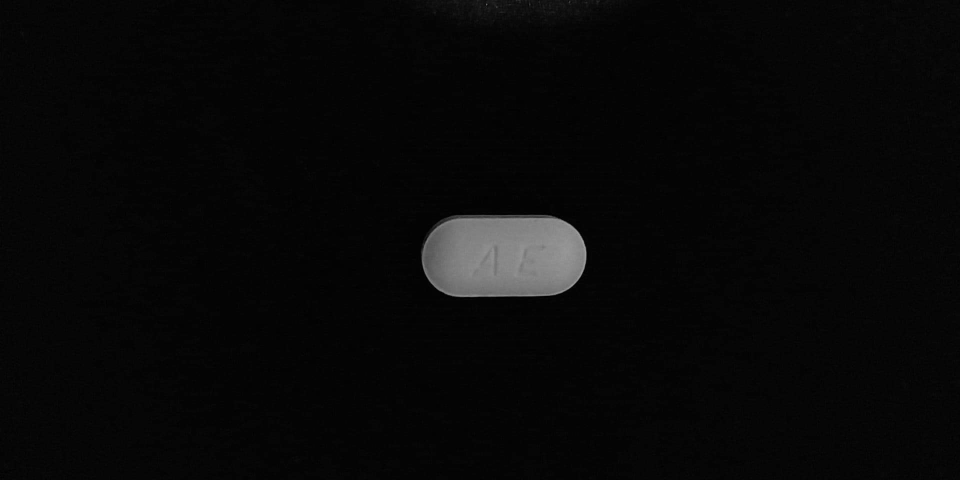
#> input picture PanAE.jpeg, 1920 x 960 px, found by its file name (shown at 1/2 size)
$ python filemaloshlazma.py   (older library calls are emulated)
#> lines starting #> are read from the running program, lines starting #| are printed output that depends on the picture; after the words box and inside, x2 and y2 are one past the last pixel; in counts of white or black regions, pixels touching at a corner belong together
import cv2
import numpy as np
im = cv2.imread('/media/yomna/New Volume/2nd term/Project/PanAE.jpeg')
#> im is the input picture: shape (960, 1920, 3); min 0, max 172, mean 8.1

im = cv2.resize(im, (0, 0), None, .5, .5)
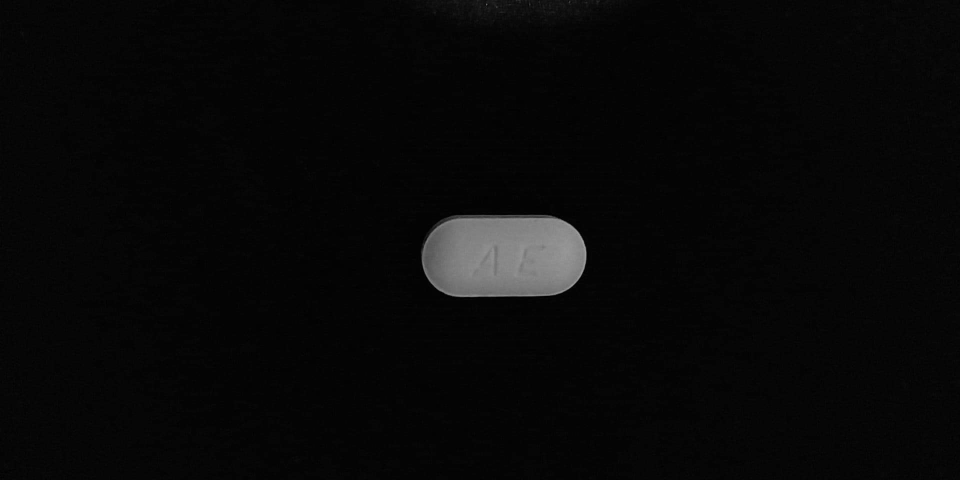
#> im: shape (480, 960, 3); min 0, max 161, mean 8.2

gray = cv2.cvtColor(im,cv2.COLOR_BGR2GRAY)
im2,contours,h = cv2.findContours(gray,cv2.RETR_TREE,cv2.CHAIN_APPROX_SIMPLE)
#> contours = 21 contours, 20 with area under 20; largest, box (x1, y1, x2, y2) and area: (0, 0, 960, 480) 459361; h = 21 rows, first 6: [-1, -1, 1, -1], [2, -1, -1, 0], [3, 1, -1, 0], [4, 2, -1, 0], [5, 3, -1, 0], [6, 4, -1, 0]


mask = np.zeros(im.shape, np.uint8)
#for cnt in contours:

	#cv2.drawContours(mask, cnt, -1, 255, -1)

edges = cv2.Canny(im,100,200)
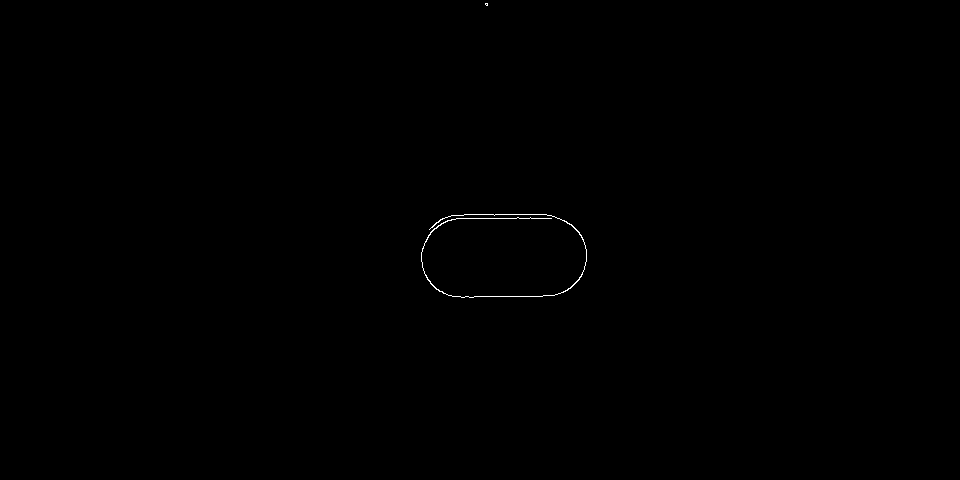
#> edges: shape (480, 960); 0.13% white in thin lines or dots, all inside (x1, y1, x2, y2) = (421, 3, 587, 298)

im2, contours, hierarchy = cv2.findContours(edges,cv2.RETR_TREE,cv2.CHAIN_APPROX_SIMPLE)
#> contours = 3 contours, 2 with area under 20; largest, box (x1, y1, x2, y2) and area: (421, 214, 587, 298) 77
x,y,w,h = cv2.boundingRect(contours[0]) # offsets - with this you get 'mask'
#> x = 421; y = 214; w = 166; h = 84
newIM = im[y:y+h,x:x+w]
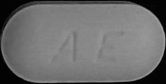
#> newIM: shape (84, 166, 3); min 0, max 161, mean 108.9
yn = newIM.shape[0]
#> yn = 84
xn = newIM.shape[1]
#> xn = 166
#cv2.rectangle(im,(x,y),(x+w,y+h),(0,255,0),2)
y=y + int(yn * 15/100)
#> y = 226
h=h - int(yn * 30/100)
#> h = 59
x=x + int(xn * 15/100)
#> x = 445
w=w - int(xn * 30/100)
#> w = 117

print(y, h, x, w, yn, xn, yn * 10/100)
#| 226 59 445 117 84 166 8.4

cv2.imshow('cutted contour',im[y:y+h,x:x+w])
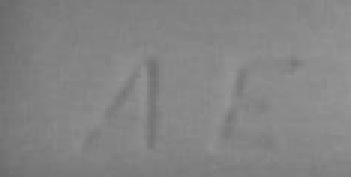
#> window 'cutted contour': shape (59, 117, 3) (shown 3 times larger); min 105, max 151, mean 131.9

print('Average color (BGR): ',np.array(cv2.mean(im[y:y+h,x:x+w])).astype(np.uint8))
#| Average color (BGR):  [131 131 131   0]
# [13 lines of commented-out code are left out]
cv2.waitKey()

$ run again, with PanLine.jpeg copied over PanAE.jpeg
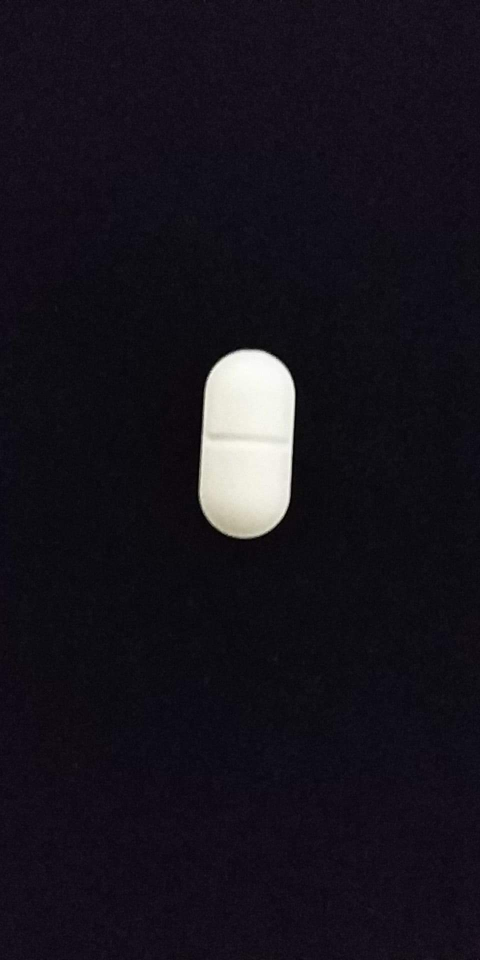
#> input picture PanLine.jpeg, 960 x 1920 px, found by its file name (shown at 1/2 size)
#> im is the input picture: shape (1920, 960, 3); mean B, G, R 28.8, 20.3, 23.7
#> im: shape (960, 480, 3)
#> `im2,contours,h = cv2.findContours(gray,cv2.RETR_TREE,cv2.CHAIN_APPROX_..`: contours = 3 contours, 2 with area under 20; largest, box (x1, y1, x2, y2) and area: (0, 0, 480, 960) 459361; h = [[-1, -1, 1, -1], [2, -1, -1, 0], [-1, 1, -1, 0]]
#> `edges = cv2.Canny(im,100,200)`:
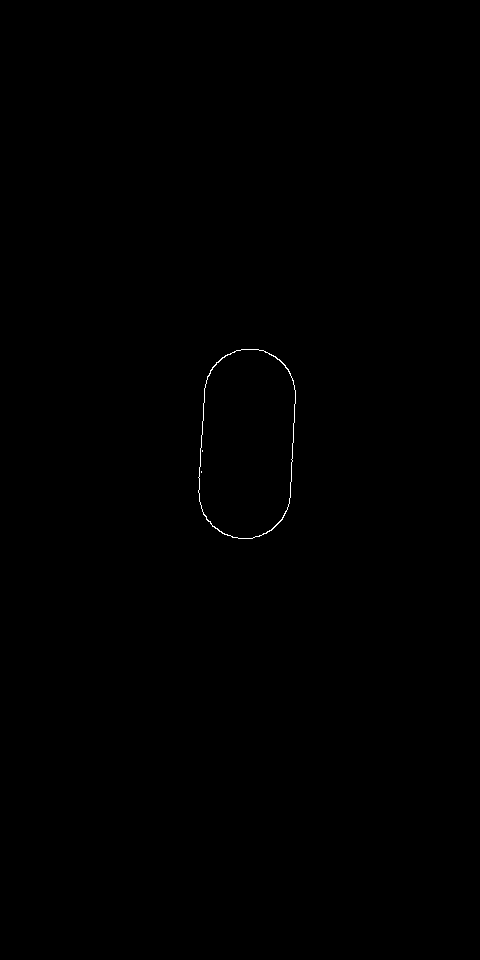
#> edges: shape (960, 480); 0.12% white in thin lines or dots, all inside (x1, y1, x2, y2) = (198, 349, 296, 539)
#> `im2, contours, hierarchy = cv2.findContours(edges,cv2.RETR_TREE,cv2.CH..`: contours = 4 contours, 2 with area under 20; largest, box (x1, y1, x2, y2) and area: (198, 349, 296, 539) 15524, (198, 349, 296, 539) 15447
#> `x,y,w,h = cv2.boundingRect(contours[0]) # offsets - with this you get ..`: x = 198; y = 349; w = 98; h = 190
#> `y=y + int(yn * 15/100)`: y = 377
#> `h=h - int(yn * 30/100)`: h = 133
#> `x=x + int(xn * 15/100)`: x = 212
#> `w=w - int(xn * 30/100)`: w = 69
#| 377 133 212 69 190 98 19.0
#> `cv2.imshow('cutted contour',im[y:y+h,x:x+w])`:
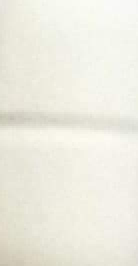
#> window 'cutted contour': shape (133, 69, 3) (shown 2 times larger); mean B, G, R 225.2, 236.2, 237.8
#| Average color (BGR):  [225 236 237   0]

$ run again, with PanLine1.jpeg copied over PanAE.jpeg
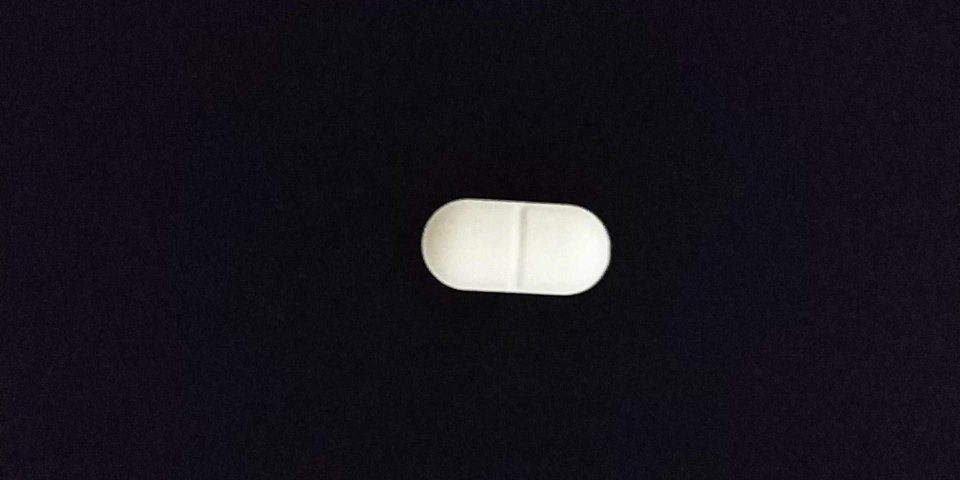
#> input picture PanLine1.jpeg, 1920 x 960 px, found by its file name (shown at 1/2 size)
#> im is the input picture: shape (960, 1920, 3); mean B, G, R 28.8, 20.3, 23.7
#> im: shape (480, 960, 3)
#> `im2,contours,h = cv2.findContours(gray,cv2.RETR_TREE,cv2.CHAIN_APPROX_..`: contours = 3 contours, 2 with area under 20; largest, box (x1, y1, x2, y2) and area: (0, 0, 960, 480) 459361; h = [[-1, -1, 1, -1], [2, -1, -1, 0], [-1, 1, -1, 0]]
#> `edges = cv2.Canny(im,100,200)`:
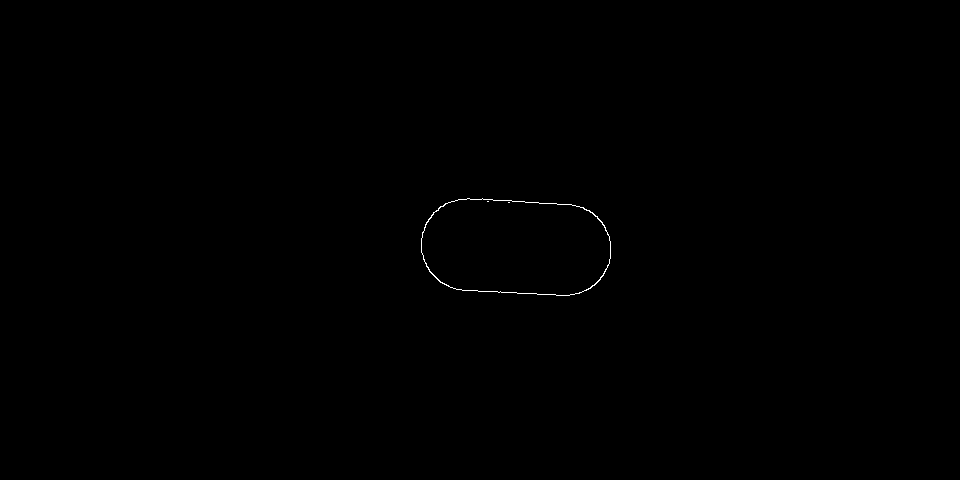
#> edges: shape (480, 960); 0.12% white in thin lines or dots, all inside (x1, y1, x2, y2) = (421, 198, 611, 296)
#> `im2, contours, hierarchy = cv2.findContours(edges,cv2.RETR_TREE,cv2.CH..`: contours = 4 contours, 2 with area under 20; largest, box (x1, y1, x2, y2) and area: (421, 198, 611, 296) 15524, (421, 198, 611, 296) 15447
#> `x,y,w,h = cv2.boundingRect(contours[0]) # offsets - with this you get ..`: x = 421; y = 198; w = 190; h = 98
#> `y=y + int(yn * 15/100)`: y = 212
#> `h=h - int(yn * 30/100)`: h = 69
#> `x=x + int(xn * 15/100)`: x = 449
#> `w=w - int(xn * 30/100)`: w = 133
#| 212 69 449 133 98 190 9.8
#> `cv2.imshow('cutted contour',im[y:y+h,x:x+w])`:
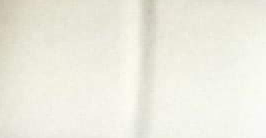
#> window 'cutted contour': shape (69, 133, 3) (shown 2 times larger); mean B, G, R 224.9, 236, 237.6
#| Average color (BGR):  [224 236 237   0]
